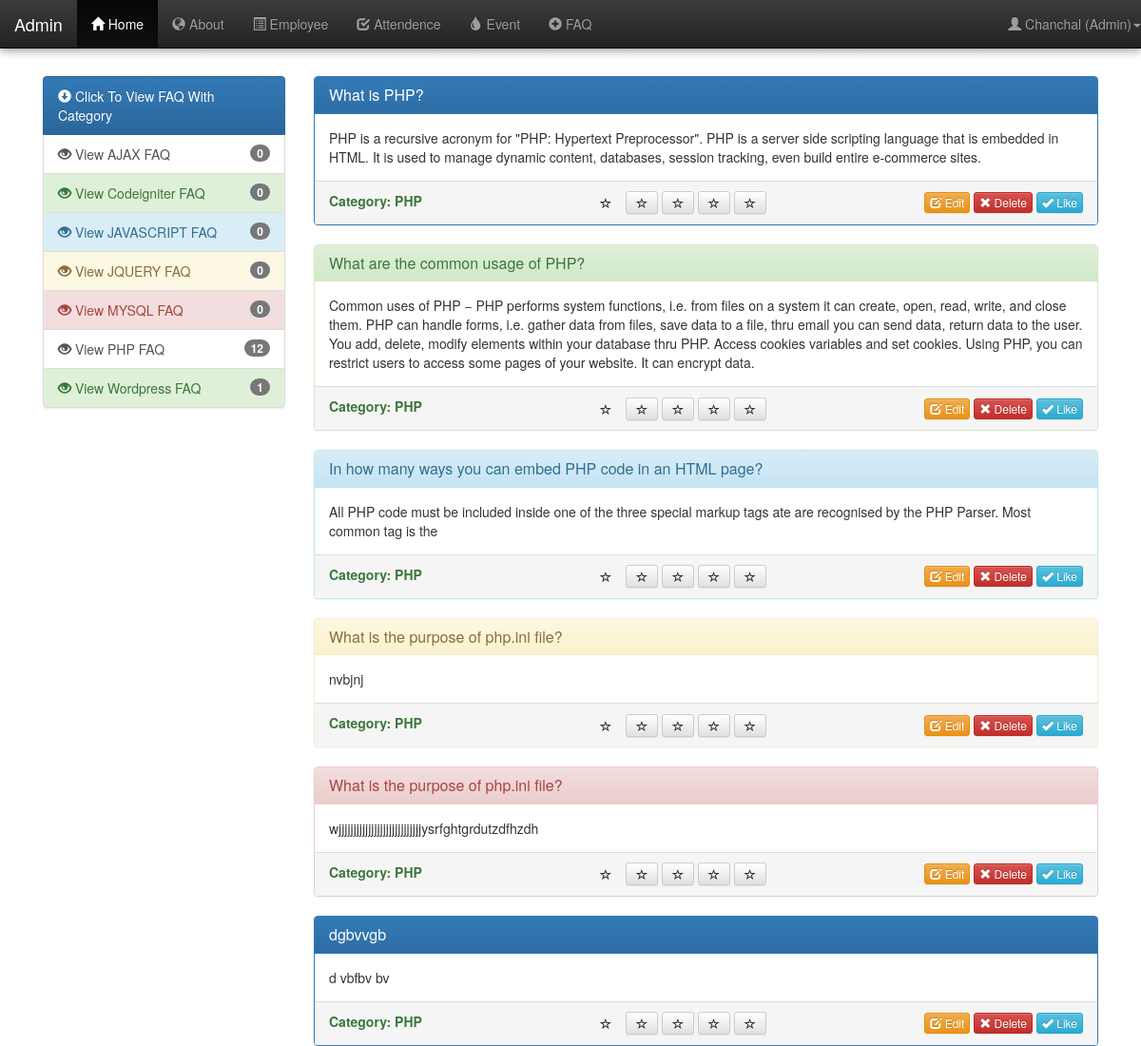
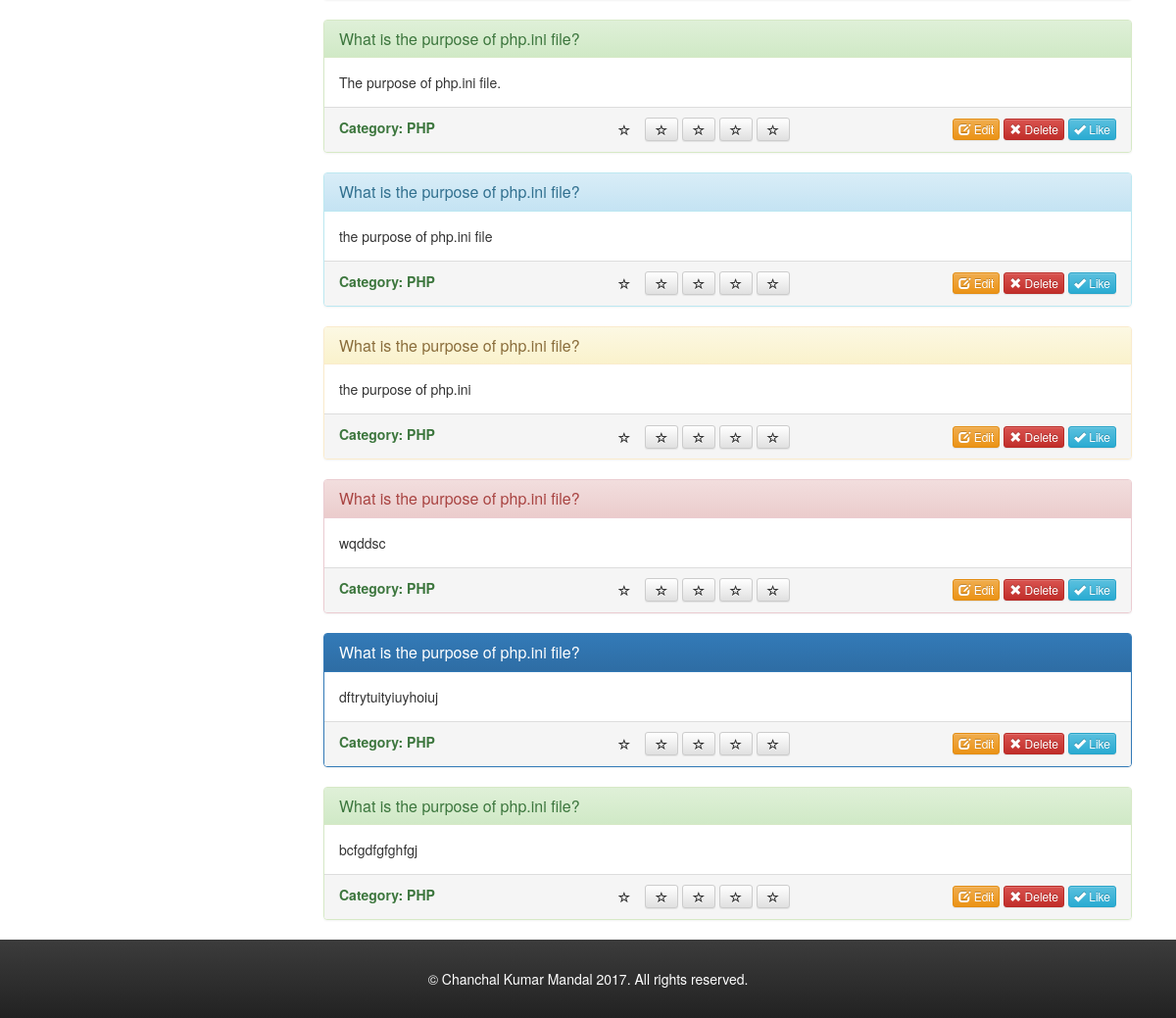
The app's page /admin/faq-with-single-category.php?category_id=1 (signed in) with its own data (2 pictures, top to bottom).
### tables this page shows
CREATE TABLE `users` (
  `id` int(11) NOT NULL,
  `name` varchar(50) NOT NULL,
  `username` varchar(100) NOT NULL,
  `password` text NOT NULL,
  `address` text NOT NULL,
  `latitude` float(10,6) NOT NULL,
  `longitude` float(10,6) NOT NULL,
  `mobile` varchar(30) NOT NULL,
  `email` varchar(50) NOT NULL,
  `salary` decimal(10,2) NOT NULL,
  `dateOfJoinning` date NOT NULL,
  `role` varchar(30) NOT NULL
);

CREATE TABLE `faq_categories` (
  `id` int(11) NOT NULL,
  `category` varchar(100) NOT NULL,
  `total_faq` int(11) NOT NULL DEFAULT '0'
);

CREATE TABLE `faq` (
  `id` int(11) NOT NULL,
  `question` text NOT NULL,
  `answer` text NOT NULL,
  `category_id` int(11) NOT NULL
);

### database/dbconnection.php (called while the page is built, shortened)
<?php
class Dbconnection{
	protected $db_name = "admin-employee";
	protected $db_user = "root";
	protected $db_pass = "";
	protected $db_host = "localhost";
	public function connect(){
		$this->db_conn = mysqli_connect($this->db_host, $this->db_user, $this->db_pass, $this->db_name);
		return true;
	}
}
$db=new Dbconnection();
?>

### admin/faq-with-single-category.php (the view, shortened to what this page needs)
<?php
require_once("admin-header.php");
$categoryId = $_REQUEST['category_id'];
$faqResult = mysqli_query($db->db_conn, "SELECT faq.id AS id, faq.question AS question, faq.answer AS answer, faq_categories.category as category, faq_categories.id AS category_id FROM faq INNER JOIN faq_categories On faq.category_id = faq_categories.id WHERE category_id = " . $categoryId);
?>
<div class="page-container">
	<div class="col-lg-3 col-md-3 col-sm-4 col-xs-12">
		<?php require_once("faq-category-menu.php");?>
	</div>
	<div class="col-lg-9 col-md-9 col-sm-8 col-xs-12">
<?php
if(mysqli_num_rows($faqResult) > 0){
	$i = 0;
	foreach($faqResult as $faqResult){
		if($i % 5 == 0){
			$panelClass = "panel-primary";
		}elseif($i % 5 == 1){
			$panelClass = "panel-success";
		}elseif($i % 5 == 2){
			$panelClass = "panel-info";
		}elseif($i % 5 == 3){
			$panelClass = "panel-warning";
		}elseif($i % 5 == 4){
			$panelClass = "panel-danger";
		}else{
			$panelClass = "panel-default";
		}
		?>
		<div class="">
			<?php
			echo '<div class="panel '.$panelClass.'">
				<div class="panel-heading">
				   <h3 class="panel-title">'.$faqResult["question"].'</h3>
				</div>
			  	<div class="panel-body">'.$faqResult["answer"].'</div>
			  	<div class="panel-footer">
			  		<div class="row">
			  		<div class="col-md-4">
						<label class="text-success">Category: '.$faqResult["category"].'</label>
					</div>
					<div class="col-md-4 rating-select">
				        <div class="btn btn-<% { %> if rate > 0 <% } %>warning<% { %> else <% } %>default<% { %> endif <% }{ %> if rate == 1 <% } %> selected<% {%> endif <% } %> btn-sm" onclick="setValue(1)"><span class="glyphicon glyphicon-star-empty"></span></div>
				        <div class="btn btn-default btn-sm" onclick="setValue(2)"><span class="glyphicon glyphicon-star-empty"></span></div>
				        <div class="btn btn-default btn-sm" onclick="setValue(3)"><span class="glyphicon glyphicon-star-empty"></span></div>
				        <div class="btn btn-default btn-sm" onclick="setValue(4)"><span class="glyphicon glyphicon-star-empty"></span></div>
				        <div class="btn btn-default btn-sm" onclick="setValue(5)"><span class="glyphicon glyphicon-star-empty"></span></div>
				    </div>
					<div class="col-md-4 text-right">
				  		<button type="button" class="btn btn-xs btn-warning"  data-toggle="modal" data-target="#editFAQModal' . $faqResult['id'] . '"><span class="glyphicon glyphicon-edit"></span> Edit</button>
						<button type="button" class="btn btn-xs btn-danger"><a href="#" onclick="return checkDelete()"><span class="glyphicon glyphicon-remove"></span> Delete</a></button>
						<button type="button" class="btn btn-xs btn-info"><a href="#"><span class="glyphicon glyphicon-ok"></span> Like</a></button>
					</div>
					</div>
			  	</div>
			</div>
			<div class="modal fade" id="editFAQModal' . $faqResult['id'] . '" role="dialog">
			        			<input type = "hidden" class = "form-control" name = "faq_id" value="' .  $faqResult['id'] .'">
			        			<input type = "hidden" class = "form-control" name = "category_id" value="' .  $faqResult['category_id'] .'">
							        <input type = "text" class = "form-control" id = "question" name = "question" value = "' . $faqResult['question'] . '" required autofocus>
							        <textarea class="form-control" id="answer" name="answer" required>'.$faqResult["answer"].'</textarea>
								  	<label for="category">Category: '.$faqResult['category'].'</label>
			</div>';
			?>
			</div>
		<?php
		$i++;
	}
}else{
	echo '<div class="row" style="text-align:center;color:#ff0000;">No record found.</div>';
}
echo '</div>
	</div>
</div>';
require_once("admin-footer.php");
?>

### admin/admin-header.php (shortened to what this page needs)
<?php
require_once("../database/dbconnection.php");
?>
<html>
	<head>
		<link href="//netdna.bootstrapcdn.com/bootstrap/3.3.2/css/bootstrap.min.css" rel="stylesheet">
		<link rel="stylesheet" href="../assets/bootstrap/css/bootstrap-theme.min.css">
		<link rel="stylesheet" href="../assets/bootstrap/css/bootstrap-datepicker3.css"/>
		<link rel="stylesheet" type="text/css" href="../assets/css/login-form.css"/>
		<link rel="stylesheet" type="text/css" href="../assets/css/admin-style.css"/>
	</head>
	<body>
		<nav role="navigation" class="navbar navbar-inverse navbar-fixed-top">
	        <div id="navbarCollapse" class="collapse navbar-collapse header-menu">
	        	<div class="navbar-header">
			      	<a class="navbar-brand" href="admin-profile.php">Admin</a>
			    </div>
			    <?php
			    if(isset($_SESSION["admin_user_name"])) {
					$admin_id = $_SESSION['a_id'];
					$adminResult = mysqli_query($db->db_conn, "SELECT * FROM users WHERE role = 'admin' AND id = " . $admin_id);
					$faqCategoryResult = mysqli_query($db->db_conn, "SELECT * FROM faq_categories order by category");
				?>
	            <ul class="nav navbar-nav">
			      	<li class="active"><a href="admin-profile.php"><span class="glyphicon glyphicon-home"></span> Home</a></li>
			        <li><a href="about-us.php"><span class="glyphicon glyphicon-globe"></span> About</a></li>
			        <li><a href="employee.php"><span class="glyphicon glyphicon-list-alt"></span> Employee</a></li>
			        <li><a href="attendance.php"><span class="glyphicon glyphicon-check"></span> Attendence</a></li>
			        <li><a href="event.php"><span class="glyphicon glyphicon-tint"></span> Event</a>
			        </li>
			        <li><a href="faq.php"><span class="glyphicon glyphicon-plus-sign"></span> FAQ</a>
			        </li>
			    </ul>
			    <?php
				foreach($adminResult as $userAdmin) {
			    ?>
				    <ul class="nav navbar-nav navbar-right">
				      	<li><a class="dropdown-toggle" data-toggle="dropdown" href="#"><span class="glyphicon glyphicon-user"></span> <?php echo $userAdmin['name'] . ' (' . $userAdmin['role'] . ')'; ?><span class="caret"></span></a>
				      	</li>
				    </ul>
			    <?php
			    	}
				}
				?>
	        </div>
	    </nav>

### admin/faq-category-menu.php (shortened to what this page needs)
<?php
require_once("admin-header.php");
if(isset($_SESSION["admin_user_name"])) {
?>
				<div class="list-group">
					<a href="#" class="list-group-item active"><span class="glyphicon glyphicon-circle-arrow-down"></span> Click To View FAQ With Category</a>
					<?php
					$i=0;
					foreach($faqCategoryResult as $category){
						if($i % 5 == 0){
							$listGroupItemClass = "list-group-item-primary";
						}elseif($i % 5 == 1){
							$listGroupItemClass = "list-group-item-success";
						}elseif($i % 5 == 2){
							$listGroupItemClass = "list-group-item-info";
						}elseif($i % 5 == 3){
							$listGroupItemClass = "list-group-item-warning";
						}elseif($i % 5 == 4){
							$listGroupItemClass = "list-group-item-danger";
						}else{
							$listGroupItemClass = "list-group-item-default";
							$panelClass = "panel-default";
						}
						echo '<a href="faq-with-single-category.php?category_id='.$category['id'].'" class="list-group-item '.$listGroupItemClass.'"><span class="glyphicon glyphicon-eye-open"></span> View '.$category['category'].' FAQ<span class="badge">'.$category['total_faq'].'</span></a>';
						$i++;
					}
					?>
				</div>
<?php
}else{
	echo "<script>window.location.href='admin-login.php'</script>";
}

### assets/css/admin-style.css (style rules this page uses)
body,html { height: 100%; }
body { font-size: 14px; }
a { color:#FFF; }
.page-container { margin-top:50px; padding:30px; min-height:550px; }
.navbar { box-shadow: 0 0 4px rgba(0,0,0,.14),0 4px 8px rgba(0,0,0,.28); }

### records on screen
users: name "Chanchal", role "Admin"
faq_categories: category "AJAX", total_faq "0"
faq_categories: category "Codeigniter", total_faq "0"
faq_categories: category "JAVASCRIPT", total_faq "0"
faq_categories: category "JQUERY", total_faq "0"
faq_categories: category "MYSQL", total_faq "0"
faq_categories: category "PHP", total_faq "12"
faq_categories: category "Wordpress", total_faq "1"
faq: question "What is PHP?", answer "PHP is a recursive acronym for \"PHP: Hypertext Preprocessor\". PHP is a server side scripting language that is embedded in HTML. It is used to manage dynamic content, databases, session tracking, even build entire e-commerce sites.", faq_categories.category "PHP"
faq: question "What are the common usage of PHP?", answer "Common uses of PHP − PHP performs system functions, i.e. from files on a system it can create, open, read, write, and close them. PHP can handle forms, i.e. gather data from files, save data to a file, thru email you can send data, return data to the user. You add, delete, modify elements within your database thru PHP. Access cookies variables and set cookies. Using PHP, you can restrict users to access some pages of your website. It can encrypt data.", faq_categories.category "PHP"
faq: question "In how many ways you can embed PHP code in an HTML page?", answer "All PHP code must be included inside one of the three special markup tags ate are recognised by the PHP Parser. Most common tag is the", faq_categories.category "PHP"
faq: question "What is the purpose of php.ini file?", answer "nvbjnj", faq_categories.category "PHP"
faq: question "What is the purpose of php.ini file?", answer "wjjjjjjjjjjjjjjjjjjjjjjjjjjjjysrfghtgrdutzdfhzdh", faq_categories.category "PHP"
faq: question "dgbvvgb", answer "d vbfbv bv", faq_categories.category "PHP"
faq: question "What is the purpose of php.ini file?", answer "The purpose of php.ini file.", faq_categories.category "PHP"
faq: question "What is the purpose of php.ini file?", answer "the purpose of php.ini file", faq_categories.category "PHP"
faq: question "What is the purpose of php.ini file?", answer "the purpose of php.ini", faq_categories.category "PHP"
faq: question "What is the purpose of php.ini file?", answer "wqddsc", faq_categories.category "PHP"
faq: question "What is the purpose of php.ini file?", answer "dftrytuityiuyhoiuj", faq_categories.category "PHP"
faq: question "What is the purpose of php.ini file?", answer "bcfgdfgfghfgj", faq_categories.category "PHP"
